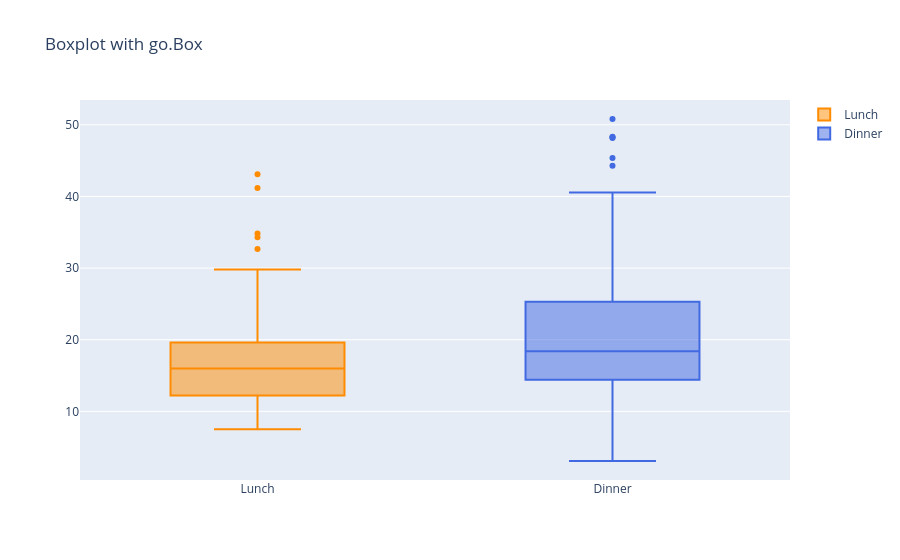

Here is the notebook cell this chart was saved with:
### Code cell
# go.Box

fig = go.Figure()
fig.add_trace(go.Box(
    y=tips[tips['time'] == 'Lunch']['total_bill'],
    name='Lunch',
    marker=dict(color='darkorange')
))
fig.add_trace(go.Box(
    y=tips[tips['time'] == 'Dinner']['total_bill'],
    name='Dinner',
    marker=dict(color='royalblue')
))

fig.update_layout(title='Boxplot with go.Box')

fig.show()

### Figure 1 — Plotly figure (JSON) as saved in the notebook; plotly's stock layout.template omitted (floating-point values rounded to 4 significant figures; data arrays with more than 128 entries replaced by an {"elided": "..."} marker saying what was removed)
{"data": [{"marker": {"color": "darkorange"}, "name": "Lunch", "type": "box", "y": [27.2, 22.76, 17.29, 19.44, 16.66, 10.07, 32.68, 15.98, 34.83, 13.03, 18.28, 24.71, 21.16, 10.65, 12.43, 24.08, 11.69, 13.42, 14.26, 15.95, 12.48, 29.8, 8.52, 14.52, 11.38, 22.82, 19.08, 20.27, 11.17, 12.26, 18.26, 8.51, 10.33, 14.15, 16.0, 13.16, 17.47, 34.3, 41.19, 27.05, 16.43, 8.35, 18.64, 11.87, 9.78, 7.51, 19.81, 28.44, 15.48, 16.58, 7.56, 10.34, 43.11, 13.0, 13.51, 18.71, 12.74, 13.0, 16.4, 20.53, 16.47, 12.16, 13.42, 8.58, 15.98, 13.42, 16.27, 10.09]}, {"marker": {"color": "royalblue"}, "name": "Dinner", "type": "box", "y": {"elided": "176 float values"}}], "layout": {"title": {"text": "Boxplot with go.Box"}}}
